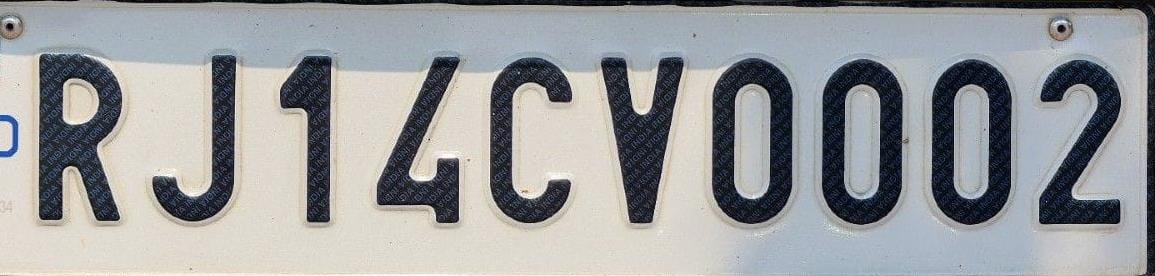
#> input picture test_images/sample1.jpeg, 1155 x 276 px, found by its file name
$ python testocr.py
#> lines starting #> are read from the running program, lines starting #| are printed output that depends on the picture; after the words box and inside, x2 and y2 are one past the last pixel; in counts of white or black regions, pixels touching at a corner belong together
#> in process_image_and_get_plate, img_bgr is the input picture: shape (276, 1155, 3); mean B, G, R 156.9, 155.4, 153.8
### ocr_utils.py
# ocr_utils.py
import cv2
import pytesseract
import numpy as np
import re
import os

# --- Optional: Path for Tesseract (if not in PATH) ---
# pytesseract.pytesseract.tesseract_cmd = r"C:\Program Files\Tesseract-OCR\tesseract.exe"

# ----------------------------------------------------
# Confusion mappings (OCR character correction)
# ----------------------------------------------------
NUM_MAP = {'O': '0', 'Q': '0', 'D': '0', 'I': '1', 'L': '1', 'S': '5', 'B': '8', 'Z': '2', 'G': '6'}
LETTER_MAP = {'0': 'O', '1': 'I', '5': 'S', '8': 'B', '2': 'Z', '6': 'G', '4': 'A'}
GLOBAL_CONFUSIONS = {**NUM_MAP}

# ----------------------------------------------------
# Support for multiple Indian number plate formats
# ----------------------------------------------------
PLATE_PATTERNS = [
    r'^[A-Z]{2}\d{2}[A-Z]{1}\d{4}$',  # e.g., KA02A1234
    r'^[A-Z]{2}\d{2}[A-Z]{2}\d{4}$',  # e.g., MH12AB1234
    r'^[A-Z]{2}\d{1,2}[A-Z]{1,2}\d{4}$',  # general fallback
]
PLATE_REGEXES = [re.compile(p) for p in PLATE_PATTERNS]

# ----------------------------------------------------
# Utility functions
# ----------------------------------------------------
def _clean_text(s):
    return re.sub(r'[^A-Z0-9]', '', s.upper() if s else '')

# [12 lines left out: functions _matches_plate_format, position_aware_correction, not called in this run]

# ----------------------------------------------------
# OCR helper
# ----------------------------------------------------
def ocr_with_confidence(img_gray, psm=7):
    config = f"--psm {psm} -c tessedit_char_whitelist=ABCDEFGHIJKLMNOPQRSTUVWXYZ0123456789"
    data = pytesseract.image_to_data(img_gray, config=config, output_type=pytesseract.Output.DICT)
    texts = data.get('text', [])
    confs = data.get('conf', [])

    words, conf_vals = [], []
    for t, c in zip(texts, confs):
        t = t.strip()
        if t:
            words.append(t)
            try:
                ci = float(c)
            except:
                ci = -1
            if ci >= 0:
                conf_vals.append(ci)

    full_raw = ' '.join(words)
    cleaned = _clean_text(full_raw)
    avg_conf = sum(conf_vals) / len(conf_vals) if conf_vals else 0.0
    return cleaned, avg_conf, full_raw

# ----------------------------------------------------
# Candidate detection
# ----------------------------------------------------
def detect_plate_candidates(img_bgr, min_area_ratio=0.001, debug_save_dir=None):
#> called with min_area_ratio = 0.001
    gray = cv2.cvtColor(img_bgr, cv2.COLOR_BGR2GRAY)
    gray = cv2.equalizeHist(gray)
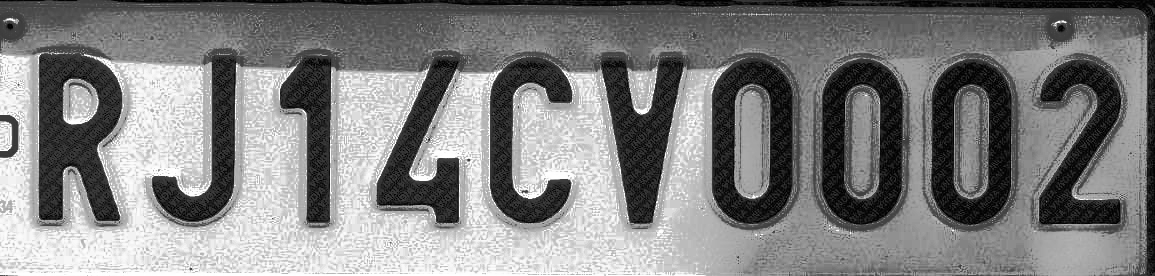
#> gray: shape (276, 1155); min 0, max 255, mean 129.2
    gray = cv2.bilateralFilter(gray, 9, 75, 75)
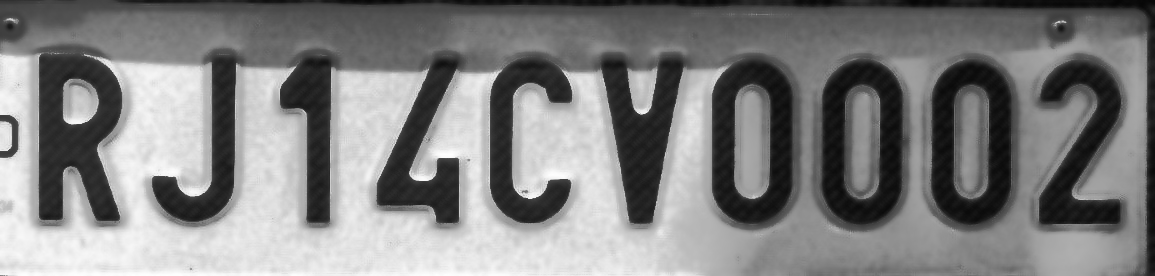
#> gray: shape (276, 1155); min 5, max 254, mean 129.1
    th = cv2.adaptiveThreshold(gray, 255, cv2.ADAPTIVE_THRESH_GAUSSIAN_C,
                               cv2.THRESH_BINARY, 15, 4)
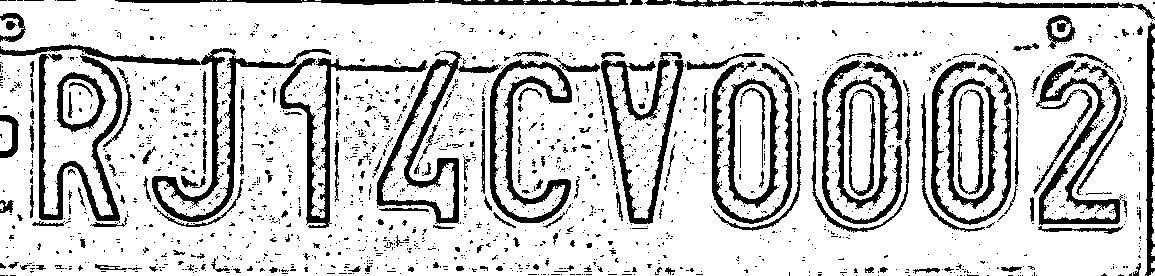
#> th: shape (276, 1155); 81% white; 1786 black regions (1606 under 20 px), largest, box (x1, y1, x2, y2) and area: (0, 44, 331, 222) 4408, (1036, 60, 1123, 225) 3446, (490, 59, 572, 223) 3292
    kernel = cv2.getStructuringElement(cv2.MORPH_RECT, (5, 5))
    morph = cv2.morphologyEx(th, cv2.MORPH_CLOSE, kernel, iterations=1)
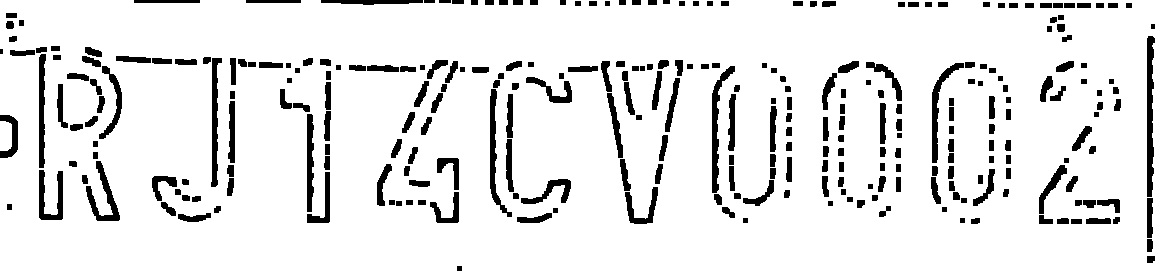
#> morph: shape (276, 1155); 90.1% white; 289 black regions (1 under 20 px)

    contours, _ = cv2.findContours(morph, cv2.RETR_EXTERNAL, cv2.CHAIN_APPROX_SIMPLE)
#> contours = 2 contours; box (x1, y1, x2, y2) and area: (0, 0, 1155, 276) 314085, (0, 121, 12, 151) 303
    h, w = gray.shape
#> h = 276; w = 1155
    min_area = max(3000, w * h * min_area_ratio)
#> min_area = 3000
    candidates = []

    for cnt in contours:
        x, y, ww, hh = cv2.boundingRect(cnt)
        area = ww * hh
        if area < min_area:
            continue
        ar = ww / float(hh) if hh > 0 else 0
        if 1.4 < ar < 7.5:
            candidates.append((x, y, ww, hh, cnt, area))
#> this loop made 2 passes
#> (x, y, ww, hh, area) on pass 1: (0, 121, 12, 30, 360)
#> (x, y, ww, hh, area, ar) on pass 2: (0, 0, 1155, 276, 318780, 4.18)
#> after the loop, candidates = 1 item

    candidates = sorted(candidates, key=lambda x: x[5], reverse=True)

    if debug_save_dir:
        os.makedirs(debug_save_dir, exist_ok=True)
        for i, (x, y, ww, hh, _, _) in enumerate(candidates):
            crop = img_bgr[y:y+hh, x:x+ww]
            cv2.imwrite(os.path.join(debug_save_dir, f"candidate_{i}.jpg"), crop)

    return candidates

# ----------------------------------------------------
# Perspective warp
# ----------------------------------------------------
def warp_candidate(img_bgr, rect):
    rect_ma = cv2.minAreaRect(rect)
    box = cv2.boxPoints(rect_ma)
    box = np.int0(box)

    def order_pts(pts):
        s = pts.sum(axis=1)
        diff = np.diff(pts, axis=1)
        return np.array([
            pts[np.argmin(s)],
            pts[np.argmin(diff)],
            pts[np.argmax(s)],
            pts[np.argmax(diff)]
        ], dtype="float32")

    box_o = order_pts(box)
    (tl, tr, br, bl) = box_o
    widthA = np.linalg.norm(br - bl)
    widthB = np.linalg.norm(tr - tl)
    heightA = np.linalg.norm(tr - br)
    heightB = np.linalg.norm(tl - bl)
    maxWidth = int(max(widthA, widthB))
    maxHeight = int(max(heightA, heightB))

    dst = np.array([[0, 0], [maxWidth-1, 0], [maxWidth-1, maxHeight-1], [0, maxHeight-1]], dtype="float32")
    M = cv2.getPerspectiveTransform(box_o, dst)
    warped = cv2.warpPerspective(img_bgr, M, (maxWidth, maxHeight))
    return warped

# ----------------------------------------------------
# Main OCR function
# ----------------------------------------------------
def process_image_and_get_plate(image_path, debug=False, debug_dir="debug_out"):
    img_bgr = cv2.imread(image_path)
    if img_bgr is None:
        return {"raw": "", "plate": "", "valid": False, "confidence": 0.0, "error": "file-not-found"}

    if debug:
        os.makedirs(debug_dir, exist_ok=True)

    candidates = detect_plate_candidates(img_bgr, debug_save_dir=(debug_dir if debug else None))
#> candidates = 1 item
    trials = []
    psm_list = [6, 7, 8, 11, 12, 13]  # include multiline (psm 11, 12, 13)
    scales = [1.0, 1.5, 2.0]

    for idx, (x, y, w, h, cnt, area) in enumerate(candidates[:6]):
        try:
            warped = warp_candidate(img_bgr, cnt)
            crop_gray = cv2.cvtColor(warped, cv2.COLOR_BGR2GRAY)
        except Exception:
            crop_gray = cv2.cvtColor(img_bgr[y:y+h, x:x+w], cv2.COLOR_BGR2GRAY)

        for scale in scales:
            if scale != 1.0:
                img_s = cv2.resize(crop_gray, None, fx=scale, fy=scale)
            else:
                img_s = crop_gray

            for psm in psm_list:
                cleaned, conf, raw = ocr_with_confidence(img_s, psm=psm)
                corrected = position_aware_correction(cleaned)
                score = len(cleaned) + conf / 10.0
                if _matches_plate_format(corrected):
                    score += 10
                trials.append({
                    "source": "candidate",
                    "idx": idx,
                    "psm": psm,
                    "scale": scale,
                    "raw": raw,
                    "cleaned": cleaned,
                    "corrected": corrected,
                    "conf": conf,
                    "score": score
                })
                if debug:
                    tag = f"cand{idx}_psm{psm}_s{scale}.png"
                    cv2.imwrite(os.path.join(debug_dir, tag), img_s)
#> this loop made 1 pass
#> (x, y, w, h, area, rect_ma in warp_candidate) on pass 1: (0, 0, 1155, 276, 318780, ((577, 137.5), (275, 1154), -90))
#> pass 1, in process_image_and_get_plate, `crop_gray = cv2.cvtColor(warped, cv2.COLOR_BGR2GRAY)`:
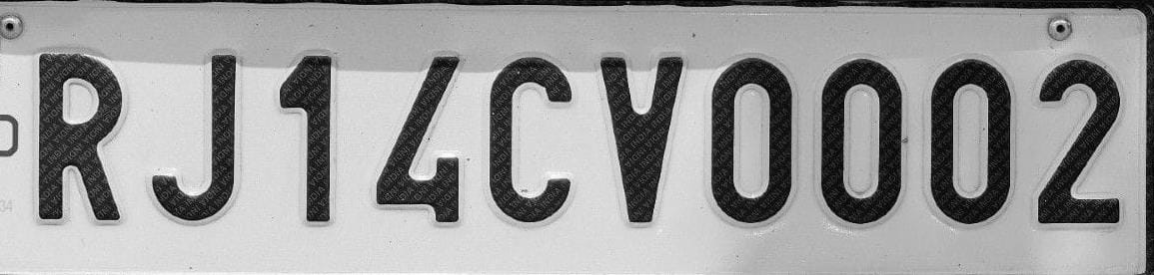
#> crop_gray: shape (275, 1154); min 0, max 254, mean 155.1
#> after the loop, trials = []

    # Fallback: full image
    gray_full = cv2.cvtColor(img_bgr, cv2.COLOR_BGR2GRAY)
    for psm in psm_list:
        cleaned, conf, raw = ocr_with_confidence(gray_full, psm=psm)
        corrected = position_aware_correction(cleaned)
        score = len(cleaned) + conf / 10.0
        if _matches_plate_format(corrected):
            score += 5
        trials.append({
            "source": "full",
            "psm": psm,
            "raw": raw,
            "cleaned": cleaned,
            "corrected": corrected,
            "conf": conf,
            "score": score
        })

    if not trials:
        return {"raw": "", "plate": "", "valid": False, "confidence": 0.0, "error": "no-trials"}

    best = sorted(trials, key=lambda x: x['score'], reverse=True)[0]
    final_plate = best.get('corrected', '')
    final_raw = best.get('raw', '')
    conf = best.get('conf', 0.0)
    valid = _matches_plate_format(final_plate)

    result = {"raw": final_raw, "plate": final_plate, "valid": valid, "confidence": conf}
    if debug:
        result["debug_trials"] = trials[:5]
    return result


### testocr.py
from ocr_utils import process_image_and_get_plate

# Path to your test image
img_path = r"C:\Users\prath\Desktop\ocrproject\test_images\sample1.jpeg"

# Run OCR
#> (the run stopped early here; a loop or call above may not have finished)

$ run again, with test_images/sample11.jpeg copied over test_images/sample1.jpeg
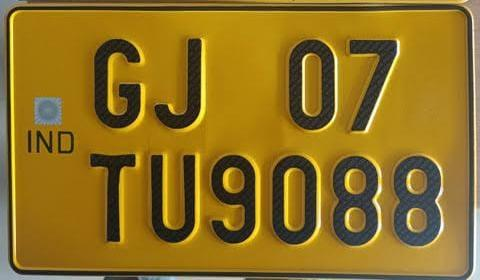
#> input picture test_images/sample11.jpeg, 480 x 280 px, found by its file name
#> in process_image_and_get_plate, img_bgr is the input picture: shape (280, 480, 3); mean B, G, R 33.7, 112.2, 143.2
#> in detect_plate_candidates, `th = cv2.adaptiveThreshold(gray, 255, cv2.ADAPTIVE_THRESH_GAUSSIAN_C, ..`:
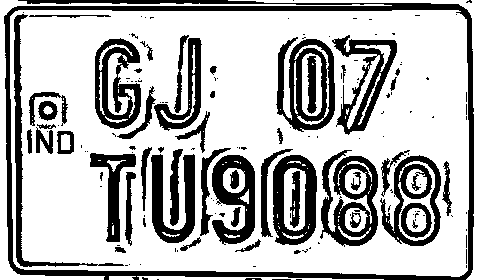
#> th: shape (280, 480); 71% white; 156 black regions (104 under 20 px), largest, box (x1, y1, x2, y2) and area: (4, 0, 474, 280) 8293, (320, 150, 378, 247) 2756, (276, 37, 335, 132) 2663
#> morph: shape (280, 480); 78% white; 114 black regions (2 under 20 px)
#> contours = 1 contour; box (x1, y1, x2, y2) and area: (0, 0, 480, 280) 132542
#> the loop in detect_plate_candidates, `for cnt in contours:` made 1 pass
#> (x, y, ww, hh, area, ar) on pass 1: (0, 0, 480, 280, 134400, 1.71)
#> after the loop in detect_plate_candidates, `for cnt in contours:`: candidates = 1 item
#> the loop in process_image_and_get_plate, `for idx, (x, y, w, h, cnt, area) in enumerate(candidates[:6]):` made 1 pass
#> (x, y, w, h, area, rect_ma in warp_candidate) on pass 1: (0, 0, 480, 280, 134400, ((239.5, 139.5), (279, 479), -90))
#> pass 1, in warp_candidate, `warped = cv2.warpPerspective(img_bgr, M, (maxWidth, maxHeight))`:
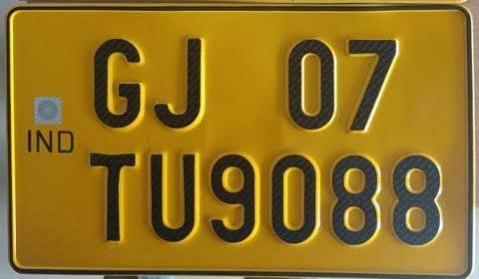
#> warped: shape (279, 479, 3); mean B, G, R 33.7, 112.2, 143.2
#> after the loop in process_image_and_get_plate, `for idx, (x, y, w, h, cnt, area) in enumerate(candidates[:6]):`: trials = []

$ run again, with test_images/sample13.jpeg copied over test_images/sample1.jpeg
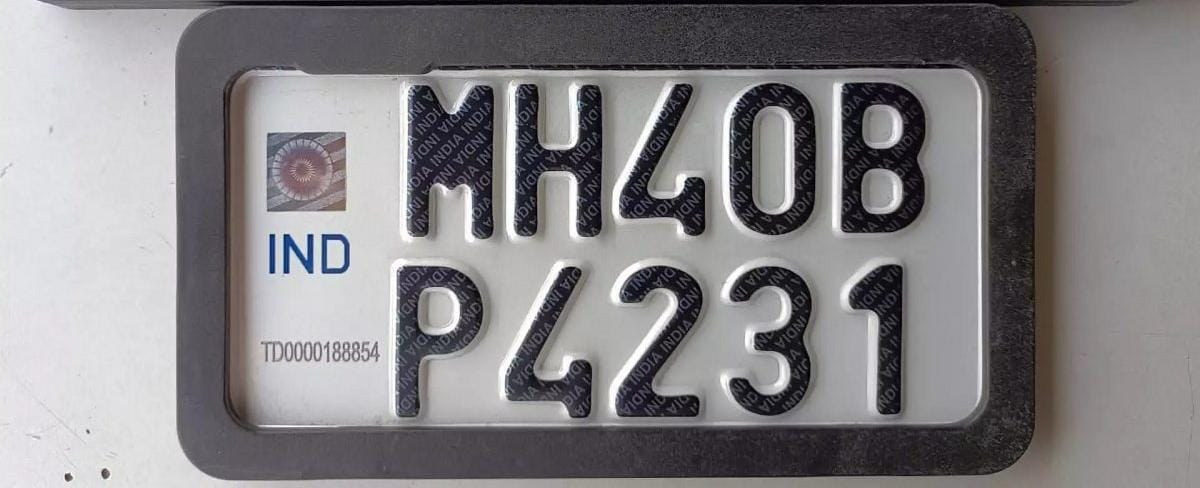
#> input picture test_images/sample13.jpeg, 1200 x 488 px, found by its file name
#> in process_image_and_get_plate, img_bgr is the input picture: shape (488, 1200, 3); mean B, G, R 132.5, 130.1, 132.4
#> in detect_plate_candidates, `th = cv2.adaptiveThreshold(gray, 255, cv2.ADAPTIVE_THRESH_GAUSSIAN_C, ..`:
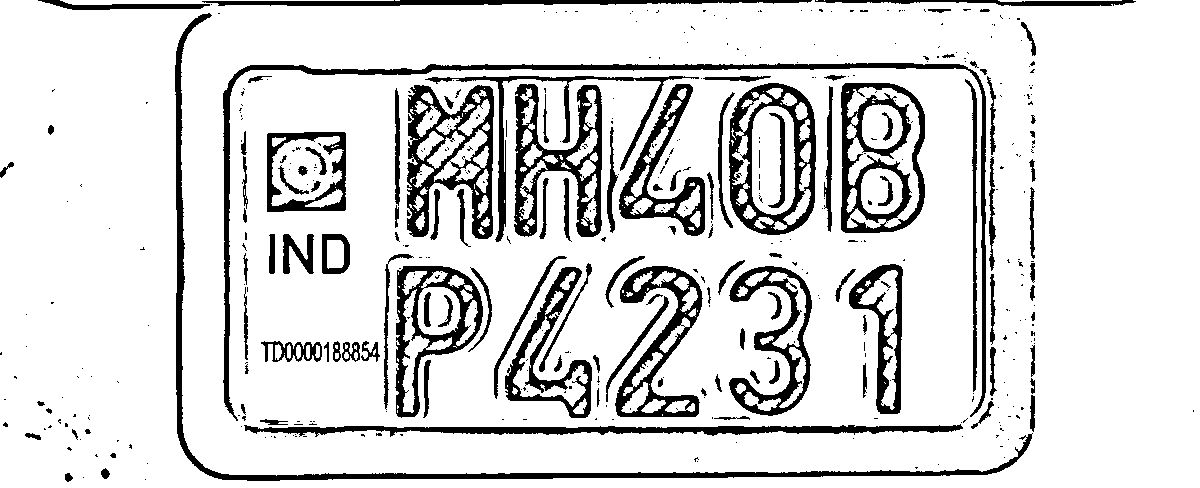
#> th: shape (488, 1200); 85.3% white; 468 black regions (346 under 20 px), largest, box (x1, y1, x2, y2) and area: (175, 13, 1033, 481) 7216, (223, 63, 986, 421) 6992, (407, 85, 494, 239) 5280
#> in detect_plate_candidates, `morph = cv2.morphologyEx(th, cv2.MORPH_CLOSE, kernel, iterations=1)`:
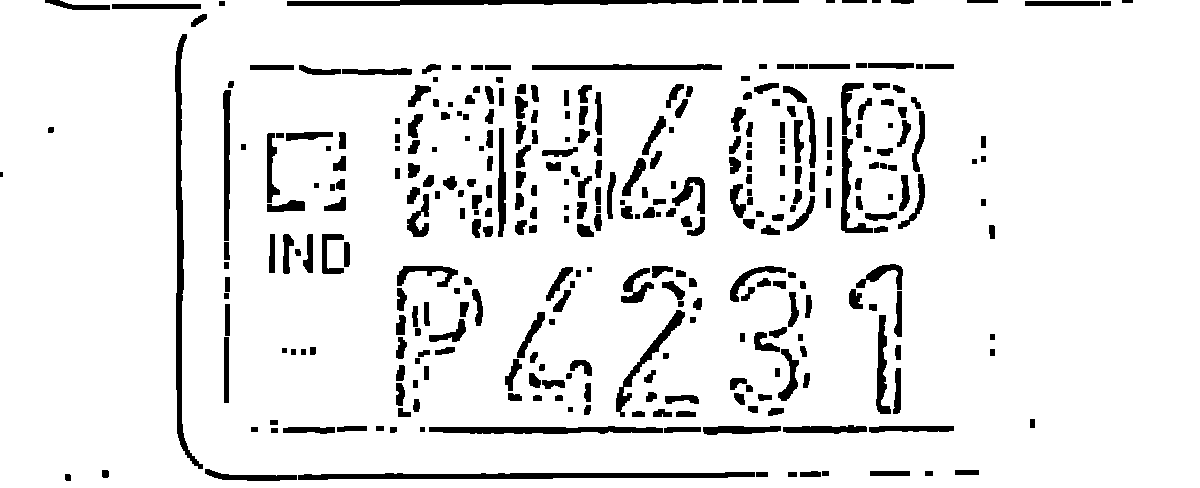
#> morph: shape (488, 1200); 90.9% white; 338 black regions (1 under 20 px)
#> contours = 1 contour; box (x1, y1, x2, y2) and area: (0, 0, 1200, 488) 580950
#> the loop in detect_plate_candidates, `for cnt in contours:` made 1 pass
#> (x, y, ww, hh, area, ar) on pass 1: (0, 0, 1200, 488, 585600, 2.46)
#> after the loop in detect_plate_candidates, `for cnt in contours:`: candidates = 1 item
#> the loop in process_image_and_get_plate, `for idx, (x, y, w, h, cnt, area) in enumerate(candidates[:6]):` made 1 pass
#> (x, y, w, h, area, rect_ma in warp_candidate) on pass 1: (0, 0, 1200, 488, 585600, ((599.5, 243.5), (487, 1199), -90))
#> after the loop in process_image_and_get_plate, `for idx, (x, y, w, h, cnt, area) in enumerate(candidates[:6]):`: trials = []
